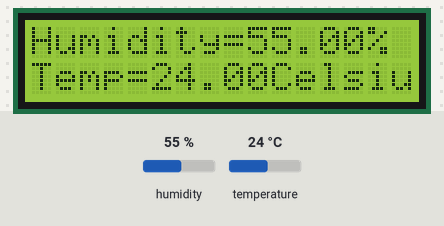
A sketch run on a simulated Arduino Uno, built with avr-gcc and run on an emulated ATmega328P. On the bench: 16×2 character LCD. Inputs (shaded band) come from the test bench; at power-on: humidity 55 %, temperature 24 °C.

Above: at 6.2 s.
6.3 s: humidity set to 22 %
At 8.5 s:
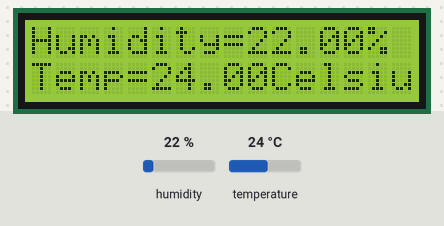
9.0 s: temperature set to 12 °C
At 9.9 s:
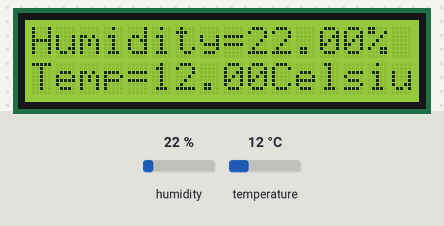
11.7 s: humidity set to 40 %
At 13.8 s:
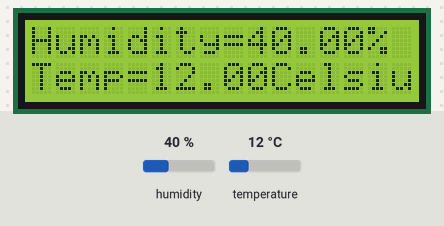
14.7 s: temperature set to 19 °C
At 16.4 s:
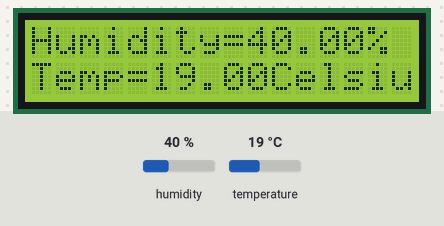
Timing chart, 0 to 17.9 s (numbered marks = the images above; inputs shaded):
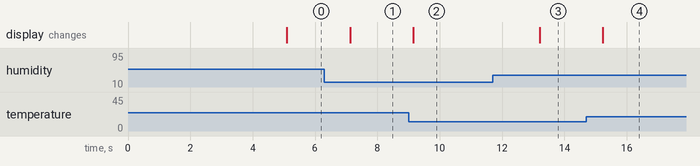

Measured:
- after the input at 6.3 s, the display: changes after 0.82 s (image 1)
- after the input at 9.0 s, the display: changes after 0.15 s (image 2)
- after the input at 11.7 s, the display: changes after 1.5 s (image 3)
- after the input at 14.7 s, the display: changes after 0.54 s (image 4)

The sketch:

lcdkosteusjalampo.ino
```cpp
#include <LiquidCrystal.h>
#include "DHT.h"

#define DHTPIN 6 //kerrotaan mitä analogpinniä datasignaali pin käyttää
#define DHTTYPE DHT11 //kerrotaan mikä sensori

const int rs = 12, en = 11, d4 = 5, d5 = 4, d6 = 3, d7 = 2;
LiquidCrystal lcd(rs, en, d4, d5, d6, d7);
DHT dht(DHTPIN, DHTTYPE);

void setup() {

    dht.begin();// käynnistetään mittaus sensori

    lcd.begin(16, 2); //laitetaan näyttö päälle
    lcd.setCursor(0, 0); //laitetaan cursor ekalle riville ja ekalle sarakkeelle
    lcd.print("Welcome user!");
    delay(5000);
    lcd.clear();

}

void loop() {
   lcd.setCursor(0,0);// set the cursor on the first row and column
      lcd.print("Humidity=");
      lcd.print((float)dht.readHumidity());//printataan näytölle kosteus floattina tarrkuuden takia
      lcd.print("%");
      lcd.setCursor(0,1);
      lcd.print("Temp=");
      lcd.print((float)dht.readTemperature());//printataan lämpö celsiuksen joka on mittarin oletus mittaus
      lcd.print("Celsius");
      delay(2000);
  }
```
